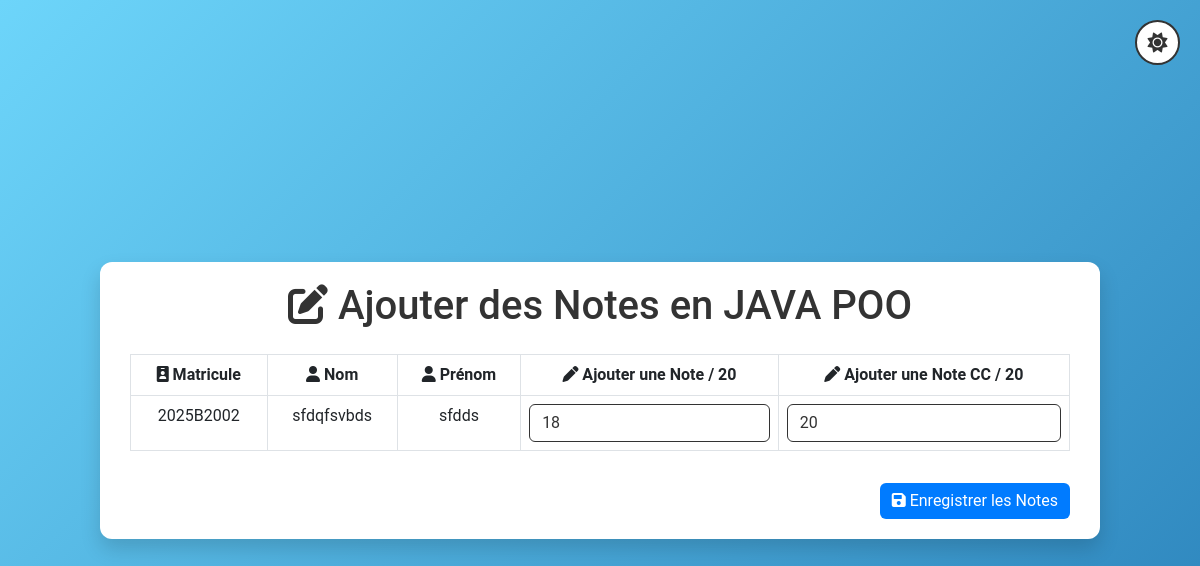
Screenshot of /AjouterNotes.php?niveau=B2&&matiere=JAVA_POO with the database file from the repository.
### tables this page shows
CREATE TABLE IF NOT EXISTS `b2` (
  `id` int NOT NULL AUTO_INCREMENT,
  `matricule` varchar(50) NOT NULL,
  `nom` varchar(100) NOT NULL,
  `prenom` varchar(100) NOT NULL,
  `JAVA_POO` varchar(60) DEFAULT '0',
  `JAVA_POO_CC` varchar(60) DEFAULT '0',
  PRIMARY KEY (`id`)
);

### AjouterNotes.php (the view, shortened to what this page needs)
<?php
$database = new Database();
$db = $database->getConnection();
$niveau = strval($_GET['niveau']);
$matiere = strval($_GET['matiere']);
$matiere_cc = strval($_GET['matiere'])."_CC";
$query = "SELECT id, nom, prenom, matricule, " . $matiere . ", ".$matiere_cc." FROM " . $niveau;
$stmt = $db->prepare($query);
$stmt->execute();
$result = $stmt->get_result();
?>
<!DOCTYPE html>
<html lang="fr" data-theme="light">
<head>
    <link href="https://cdn.jsdelivr.net/npm/bootstrap@5.3.0/dist/css/bootstrap.min.css" rel="stylesheet">
    <link href="https://cdnjs.cloudflare.com/ajax/libs/font-awesome/6.0.0-beta3/css/all.min.css" rel="stylesheet">
</head>
<body>
    <button id="themeToggle" class="theme-toggle" aria-label="Changer le thème">
        <i class="fas fa-sun"></i>
    </button>
    <div class="container">
        <h1 class="text-center mb-4">
            <i class="fas fa-edit"></i> Ajouter des Notes en <?= str_replace('_',' ',htmlspecialchars($matiere)); ?>
        </h1>
        <form method="POST" action="">
            <div class="table-responsive">
                <table class="table table-bordered text-center">
                    <thead>
                        <tr>
                            <th><i class="fas fa-id-badge"></i> Matricule</th>
                            <th><i class="fas fa-user"></i> Nom</th>
                            <th><i class="fas fa-user"></i> Prénom</th>
                            <th><i class="fas fa-pen"></i> Ajouter une Note / 20</th>
                            <th><i class="fas fa-pen"></i> Ajouter une Note CC / 20</th>
                        </tr>
                    </thead>
                    <tbody>
                        <?php while ($row = $result->fetch_assoc()): ?>
                            <tr>
                                <td><?= htmlspecialchars($row['matricule']); ?></td>
                                <td><?= htmlspecialchars($row['nom']); ?></td>
                                <td><?= htmlspecialchars($row['prenom']); ?></td>
                                <td>
                                    <input type="number" name="notes[<?= $row['id']; ?>]"
                                           class="form-control"
                                           step="0.01" min="0" max="20"
                                           value="<?= htmlspecialchars($row[$matiere]); ?>">
                                </td>
                                <td>
                                    <input type="number" name="notes_cc[<?= $row['id']; ?>]"
                                           class="form-control"
                                           step="0.01" min="0" max="20"
                                           value="<?= htmlspecialchars($row[$matiere_cc]); ?>">
                                </td>
                            </tr>
                        <?php endwhile; ?>
                    </tbody>
                </table>
            </div>
            <div class="d-flex justify-content-end mt-3">
                <button type="submit" class="btn btn-primary">
                    <i class="fas fa-save"></i> Enregistrer les Notes
                </button>
            </div>
        </form>
    </div>
</body>
</html>

### AjouterNotes.php (style rules this page uses)
:root[data-theme="light"] { --bg-gradient-1: #6dd5fa; --bg-gradient-2: #2980b9; --container-bg: #ffffff; --text-color: #333333; --table-header-bg: #4CAF50; --table-header-color: white; --table-row-even: #f2f2f2; --table-row-hover: #d1ecf1; --input-bg: #ffffff; --input-text: #333333; --btn-primary-bg: #007bff; --btn-primary-hover: #0056b3; --popup-bg: #ffffff; --popup-overlay: rgba(0, 0, 0, 0.5); --success-btn-bg: #28a745; --success-btn-hover: #218838; }
body { font-family: 'Roboto', sans-serif; background: linear-gradient(135deg, var(--bg-gradient-1), var(--bg-gradient-2)); min-height: 100vh; display: flex; justify-content: center; align-items: center; margin: 0; color: var(--text-color); transition: all 0.3s ease; }
.container { background: var(--container-bg); padding: 20px 30px; border-radius: 12px; box-shadow: 0px 10px 20px rgba(0, 0, 0, 0.15); max-width: 1000px; width: 100%; }
table th { background-color: var(--table-header-bg); color: var(--table-header-color); }
.form-control { background-color: var(--input-bg); color: var(--input-text); border-color: var(--text-color); }
.btn-primary { background-color: var(--btn-primary-bg); border: none; }
.theme-toggle { position: fixed; top: 20px; right: 20px; padding: 10px; border-radius: 50%; width: 45px; height: 45px; display: flex; align-items: center; justify-content: center; cursor: pointer; background: var(--container-bg); border: 2px solid var(--text-color); color: var(--text-color); transition: all 0.3s ease; z-index: 1000; }
.theme-toggle i { font-size: 20px; transition: transform 0.5s ease; }

### rows the page displays
b2: matricule "2025B2002", nom "sfdqfsvbds", prenom "sfdds", JAVA_POO "18", JAVA_POO_CC "20"

### other values shown
str_replace('_',' ',htmlspecialchars($matiere)) "JAVA POO"
